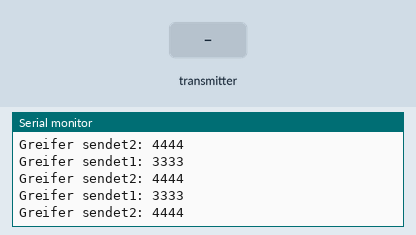
A sketch run on a simulated Arduino Uno, built with avr-gcc and run on an emulated ATmega328P. Parts: the last lines printed to the serial monitor. The inputs (shaded band) are chosen by the test bench. No radio packets arrive unless stated.

Above: at 1.2 s.
1.3 s: the transmitter starts sending Daten_Empfangen.0 = 0
At 1.55 s:
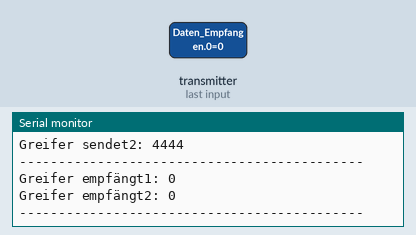
2.9 s: the transmitter starts sending Daten_Empfangen.1 = 256
5.9 s: the transmitter starts sending Daten_Empfangen.0 = 1023
At 6.22 s:
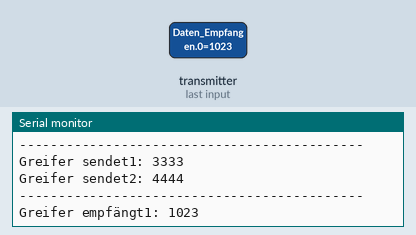
8.9 s: the transmitter starts sending Daten_Empfangen.1 = 0
10.4 s: the transmitter starts sending Daten_Empfangen.0 = 0
At 10.58 s:
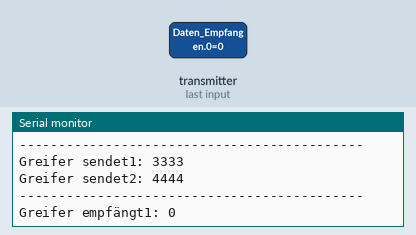
13.4 s: the transmitter starts sending Daten_Empfangen.1 = 1023
Timing chart, 0 to 16.4 s (numbered marks = the images above; inputs shaded):
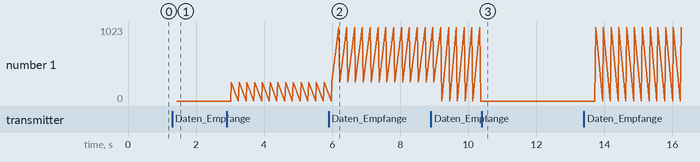

Measured:
- after the input at 1.3 s, the serial monitor: prints a new line after 0.09 s (image 1)
- after the input at 5.9 s, the serial monitor: prints a new line after 0.30 s (image 2)
- after the input at 10.4 s, the serial monitor: prints a new line after 0.17 s (image 3)
- plotted number 1: 0 → 256 after the input at 2.9 s

The sketch:

Funkeubertragung__Greifer.ino
```cpp
#include <SPI.h>                  // Einbindung der SPI Bibliothek (Serial Peripheral Interface)
#include <RF24.h>                 // Einbindung der RF24 Bibliothek (WLAN Kommunikation)

RF24 Greifer_Funk (9, 10);        // Instanziierung des Greifer_Funk Objekts
byte Addresses[][6] = {"0"};      // Deklarierung und Initialisierung der Pipe für die Funkübertragung

int Daten_Senden[2]={3333,4444};   // Deklarierung und Initialisierung des Sendedatenspeichers
int Daten_Empfangen[2];            // Deklarierung des Empfangsdatenspeichers

//--------------------------------------------------------------------------------------------------------------------------------------------------------------------------

void setup() {                                    // Void setup
  Serial.begin(9600);                             // Kommunikation des seriellen Monitors mit eingestellter Baudrate
  Greifer_Funk.begin();                           // Aktivierung des NRF24L01 Funkmoduls
  Greifer_Funk.setChannel(10);                    // Einstellung der Sende-/Empfangsfrequenz
  Greifer_Funk.setPALevel(RF24_PA_MAX);           // Einstelung der Sendeleistung
  Greifer_Funk.setDataRate( RF24_2MBPS );         // Einstellung der Datenübertragungsrate
  Greifer_Funk.setAutoAck(1);                     // Aktivierung der Acknowledge-Funktion
  Greifer_Funk.enableAckPayload();                // Aktivierung der Acknowledge-Funktion der Paketgröße
  Greifer_Funk.enableDynamicPayloads();           // Aktivierung der dynamischen Paketgröße
  Greifer_Funk.openReadingPipe(1, Addresses[0]);  // Öffnen einer Pipe zum Empfangen
  Greifer_Funk.startListening();                  // Startet den Empfang
}

//--------------------------------------------------------------------------------------------------------------------------------------------------------------------------

void loop() {                                                         // Void loop
  if ( Greifer_Funk.available()) {                                    // Prüft, ob Daten empfangen werden
    while (Greifer_Funk.available()){                                 // Solange Daten empfangen werden
      Greifer_Funk.read( &Daten_Empfangen, sizeof(Daten_Empfangen) ); // Datengröße wird ermittelt und im vorgesehenem Speicher abgelegt
    }
    Serial.println("--------------------------------------------");   // Serielle Ausgabe des Textes
    Serial.print("Greifer empfängt1: ");                              // Serielle Ausgabe des Textes
    Serial.println(Daten_Empfangen[0]);                               // Serielle Ausgabe des Empfangspeichers
    Serial.print("Greifer empfängt2: ");                              // Serielle Ausgabe des Textes
    Serial.println(Daten_Empfangen[1]);                               // Serielle Ausgabe des Empfangspeichers
    Serial.println("--------------------------------------------");   // Serielle Ausgabe des Textes
  }

  delay(100);                                               // Wartezeit für den multitasking Betrieb der Funkübertragung

  Greifer_Funk.stopListening();                             // Stoppt den Empfang
  Greifer_Funk.openWritingPipe(Addresses[0]);               // Öffnen einer Pipe zum Senden
  Greifer_Funk.write(&Daten_Senden, sizeof(Daten_Senden));  // Datengröße wird ermittelt und aus vorgesehenem Speicher ausgelesen und gesendet

  Serial.print("Greifer sendet1: ");                        // Serielle Ausgabe des Textes
  Serial.println(Daten_Senden[0]);                          // Serielle Ausgabe des Sendespeichers
  Serial.print("Greifer sendet2: ");                        // Serielle Ausgabe des Textes
  Serial.println(Daten_Senden[1]);                          // Serielle Ausgabe des Sendespeichers

  Greifer_Funk.openReadingPipe(1, Addresses[0]);          // Öffnen einer Pipe zum Empfangen
  Greifer_Funk.startListening();                          // Startet den Empfang
}
```
